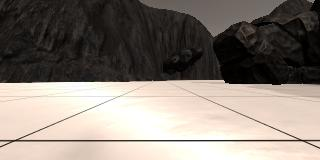
#> input picture RoboND-Rover-Project/calibration_images/example_grid1.jpg, 320 x 160 px
$ jupyter execute --allow-errors Rover_Project_Test_Notebook-Leon.ipynb   (shell and % lines are left out)   (older library calls are emulated)
#> lines starting #> are read from the running program, lines starting #| are printed output that depends on the picture; after the words box and inside, x2 and y2 are one past the last pixel; in counts of white or black regions, pixels touching at a corner belong together
## Rover Project Test Notebook
This notebook contains the functions from the lesson and provides the scaffolding you need to test out your mapping methods.  The steps you need to complete in this notebook for the project are the following:

* First just run each of the cells in the notebook, examine the code and the results of each.
* Run the simulator in "Training Mode" and record some data. Note: the simulator may crash if you try to record a large (longer than a few minutes) dataset, but you don't need a ton of data, just some example images to work with.
* Change the data directory path (2 cells below) to be the directory where you saved data
* Test out the functions provided on your data
* Write new functions (or modify existing ones) to report and map out detections of obstacles and rock samples (yellow rocks)
* Populate the `process_image()` function with the appropriate steps/functions to go from a raw image to a worldmap.
* Run the cell that calls `process_image()` using `moviepy` functions to create video output
* Once you have mapping working, move on to modifying `perception.py` and `decision.py` to allow your rover to navigate and map in autonomous mode!

**Note: If, at any point, you encounter frozen display windows or other confounding issues, you can always start again with a clean slate by going to the "Kernel" menu above and selecting "Restart & Clear Output".**

**Run the next cell to get code highlighting in the markdown cells.**

[cell 1]
#%matplotlib qt # Choose %matplotlib qt to plot to an interactive window (note it may show up behind your browser)
# Make some of the relevant imports
import cv2 # OpenCV for perspective transform
import numpy as np
import matplotlib.image as mpimg
import matplotlib.pyplot as plt
import scipy.misc # For saving images as needed
import glob  # For reading in a list of images from a folder
import imageio
#> (the rest of this cell did not finish here and is left out)

## Quick Look at the Data
There's some example data provided in the `test_dataset` folder.  This basic dataset is enough to get you up and running but if you want to hone your methods more carefully you should record some data of your own to sample various scenarios in the simulator.

Next, read in and display a random image from the `test_dataset` folder

[cell 2]
path = '../data/train_good/IMG/*'
img_list = glob.glob(path)
# Grab a random image and display it
#> (the rest of this cell did not finish here and is left out)

## Calibration Data
Read in and display example grid and rock sample calibration images.  You'll use the grid for perspective transform and the rock image for creating a new color selection that identifies these samples of interest.

[cell 3]
# In the simulator you can toggle on a grid on the ground for calibration
# You can also toggle on the rock samples with the 0 (zero) key.
# Here's an example of the grid and one of the rocks
example_grid = '../calibration_images/example_grid1.jpg'
example_rock = '../calibration_images/example_rock1.jpg'
grid_img = mpimg.imread(example_grid)
#> grid_img is the input picture: shape (160, 320, 3); mean R, G, B 135.1, 126.3, 118.3
rock_img = mpimg.imread(example_rock)
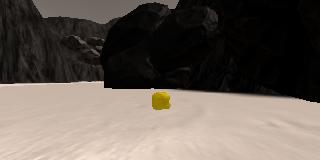
#> input picture RoboND-Rover-Project/calibration_images/example_rock1.jpg, 320 x 160 px
#> rock_img is the input picture: shape (160, 320, 3); mean R, G, B 102.3, 93, 85.2

fig = plt.figure(figsize=(12,3))
plt.subplot(121)
plt.imshow(grid_img)
plt.subplot(122)
plt.imshow(rock_img)
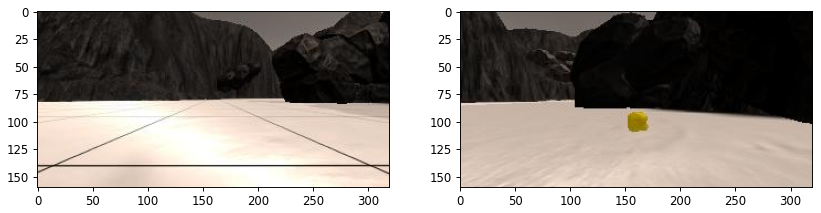
#> figure drawn by matplotlib, 2 panels

## Perspective Transform

Define the perspective transform function from the lesson and test it on an image.

[cell 4]
# Define a function to perform a perspective transform
# I've used the example grid image above to choose source points for the
# grid cell in front of the rover (each grid cell is 1 square meter in the sim)
# Define a function to perform a perspective transform
# [6 lines left out: function perspect_transform, not called in this run]


# Define calibration box in source (actual) and destination (desired) coordinates
# These source and destination points are defined to warp the image
# to a grid where each 10x10 pixel square represents 1 square meter
# The destination box will be 2*dst_size on each side
dst_size = 5
# Set a bottom offset to account for the fact that the bottom of the image
# is not the position of the rover but a bit in front of it
# this is just a rough guess, feel free to change it!
bottom_offset = 6
source = np.float32([[14, 140], [301 ,140],[200, 96], [118, 96]])
#> (the rest of this cell did not finish here and is left out)

## Color Thresholding
Define the color thresholding function from the lesson and apply it to the warped image

**TODO:** Ultimately, you want your map to not just include navigable terrain but also obstacles and the positions of the rock samples you're searching for.  Modify this function or write a new function that returns the pixel locations of obstacles (areas below the threshold) and rock samples (yellow rocks in calibration images), such that you can map these areas into world coordinates as well.
**Hints and Suggestion:**
* For obstacles you can just invert your color selection that you used to detect ground pixels, i.e., if you've decided that everything above the threshold is navigable terrain, then everthing below the threshold must be an obstacle!

* For rocks, think about imposing a lower and upper boundary in your color selection to be more specific about choosing colors.  You can investigate the colors of the rocks (the RGB pixel values) in an interactive matplotlib window to get a feel for the appropriate threshold range (keep in mind you may want different ranges for each of R, G and B!).  Feel free to get creative and even bring in functions from other libraries.  Here's an example of [color selection](http://opencv-python-tutroals.readthedocs.io/en/latest/py_tutorials/py_imgproc/py_colorspaces/py_colorspaces.html) using OpenCV.

* **Beware However:** if you start manipulating images with OpenCV, keep in mind that it defaults to `BGR` instead of `RGB` color space when reading/writing images, so things can get confusing.

[cell 5]
# Identify pixels above the threshold
# Threshold of RGB > 160 does a nice job of identifying ground pixels only
# [13 lines left out: function color_thresh, not called in this run]

#> (the rest of this cell did not finish here and is left out)

## Coordinate Transformations
Define the functions used to do coordinate transforms and apply them to an image.

[cell 6]
# Define a function to convert from image coords to rover coords
# [49 lines left out: functions rover_coords, to_polar_coords, rotate_pix, translate_pix, pix_to_world, not called in this run]

# Grab another random image
#> (the rest of this cell did not finish here and is left out)

## Read in saved data and ground truth map of the world
The next cell is all setup to read your saved data into a `pandas` dataframe.  Here you'll also read in a "ground truth" map of the world, where white pixels (pixel value = 1) represent navigable terrain.

After that, we'll define a class to store telemetry data and pathnames to images.  When you instantiate this class (`data = Databucket()`) you'll have a global variable called `data` that you can refer to for telemetry and map data within the `process_image()` function in the following cell.

[cell 7]
# Import pandas and read in csv file as a dataframe
import pandas as pd
# Change the path below to your data directory
# If you are in a locale (e.g., Europe) that uses ',' as the decimal separator
# change the '.' to ','
#> (the rest of this cell did not finish here and is left out)

## Write a function to process stored images

Modify the `process_image()` function below by adding in the perception step processes (functions defined above) to perform image analysis and mapping.  The following cell is all set up to use this `process_image()` function in conjunction with the `moviepy` video processing package to create a video from the images you saved taking data in the simulator.

In short, you will be passing individual images into `process_image()` and building up an image called `output_image` that will be stored as one frame of video.  You can make a mosaic of the various steps of your analysis process and add text as you like (example provided below).

To start with, you can simply run the next three cells to see what happens, but then go ahead and modify them such that the output video demonstrates your mapping process.  Feel free to get creative!

[cell 8]
# Define a function to pass stored images to
# reading rover position and yaw angle from csv file
# This function will be used by moviepy to create an output video
# [41 lines left out: function process_image, not called in this run]

## Make a video from processed image data
Use the [moviepy](https://zulko.github.io/moviepy/) library to process images and create a video.


[cell 9]
# Import everything needed to edit/save/watch video clips
from moviepy.editor import VideoFileClip
from moviepy.editor import ImageSequenceClip


# Define pathname to save the output video
output = '../output/test_mapping.mp4'
#> (the rest of this cell did not finish here and is left out)

### This next cell should function as an inline video player
If this fails to render the video, try running the following cell (alternative video rendering method).  You can also simply have a look at the saved mp4 in your `/output` folder

[cell 10]
from IPython.display import HTML
HTML("""
<video width="960" height="540" controls>
  <source src="{0}">
</video>
""".format(output))

### Below is an alternative way to create a video in case the above cell did not work.

[cell 11]
import io
import base64
#> (the rest of this cell did not finish here and is left out)

# Experiments

[cell 12]
def color_thresh(img, rgb_thresh=(160, 160, 160), above=True):
    # Create an array of zeros same xy size as img, but single channel
#> called with above = True
    color_select = np.zeros_like(img[:,:,0])
    # Require that each pixel be above all three threshold values in RGB
    # above_thresh will now contain a boolean array with "True"
    # where threshold was met
    if above:
        above_thresh = (img[:,:,0] >= rgb_thresh[0]) \
                    & (img[:,:,1] >= rgb_thresh[1]) \
                    & (img[:,:,2] >= rgb_thresh[2])
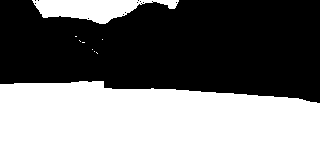
#> above_thresh: shape (160, 320) bool; 47.9% white; 9 white regions (7 under 20 px), largest, box (x1, y1, x2, y2) and area: (0, 81, 320, 160) 22533, (32, 0, 179, 24) 1972
        # Index the array of zeros with the boolean array and set to 1
        color_select[above_thresh] = 1
        # Return the binary image
        return color_select
    else:
        below_thresh = (img[:,:,0] <= rgb_thresh[0]) \
                    & (img[:,:,1] <= rgb_thresh[1]) \
                    & (img[:,:,2] <= rgb_thresh[2])
        # Index the array of zeros with the boolean array and set to 1
        color_select[below_thresh] = 1
        # Return the binary image
        return color_select

rgb_thresh1 = [100, 90,0]
rgb_thresh2 = [245, 245, 60]
#[245, 245, 60]

threshed1 = color_thresh(rock_img, rgb_thresh=rgb_thresh1, above=True)
threshed2 = color_thresh(rock_img, rgb_thresh=rgb_thresh2, above=False)
#> call 2 of color_thresh, with above = False
#> in color_thresh (call 2), `below_thresh = (img[:,:,0] <= rgb_thresh[0]) \ & (img[:,:,1] <= rgb_th..`:
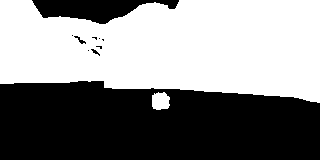
#> below_thresh: shape (160, 320) bool; 52.4% white; 10 black regions (6 under 20 px), largest, box (x1, y1, x2, y2) and area: (0, 81, 320, 160) 22312, (32, 0, 179, 24) 2003, (74, 36, 86, 44) 32, (91, 49, 100, 56) 23

plt.imshow(threshed1, cmap = 'gray')
plt.show()
plt.imshow(threshed2, cmap = 'gray')
plt.show()

plt.imshow((threshed1.reshape([1, -1]) &
            threshed2.reshape([1,-1])).reshape(rock_img[:,:,0].shape), cmap = 'gray')
plt.show()
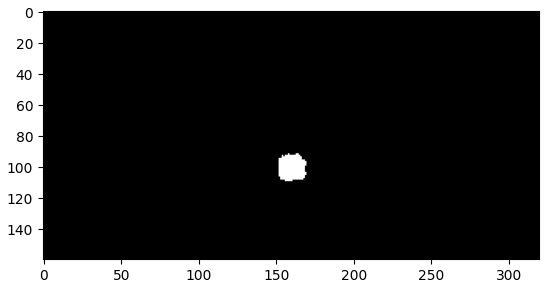
#> figure drawn by matplotlib, 1 panel
